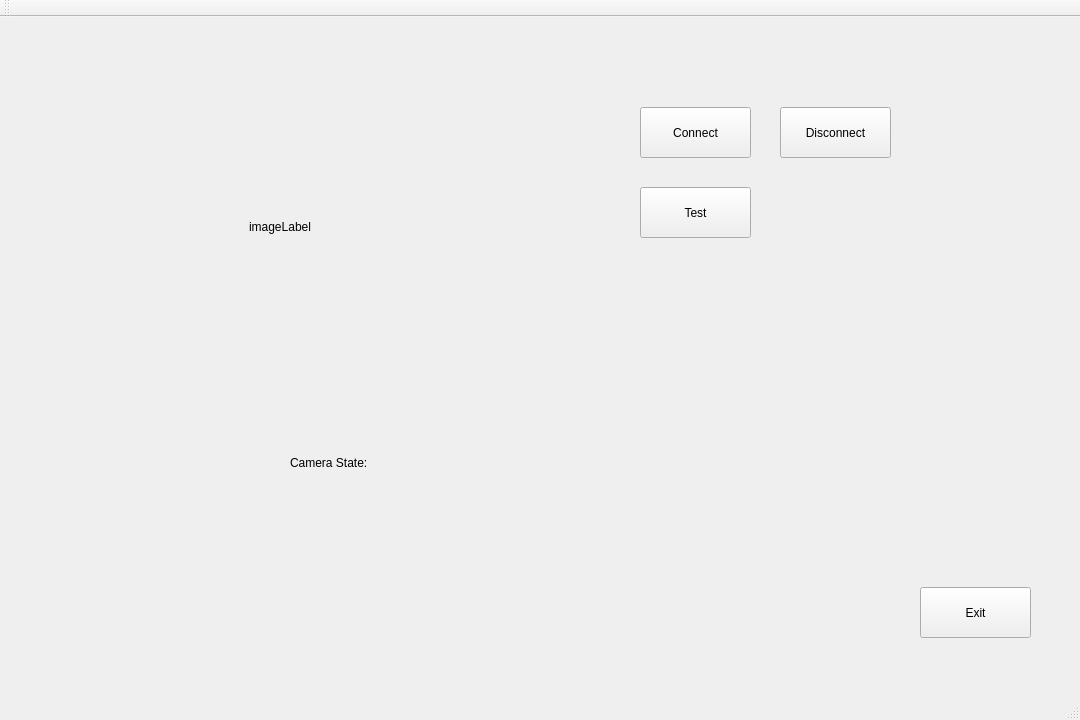
<?xml version="1.0" encoding="UTF-8"?>
<ui version="4.0">
 <class>ViewerClass</class>
 <widget class="QMainWindow" name="ViewerClass">
  <property name="geometry">
   <rect>
    <x>0</x>
    <y>0</y>
    <width>1080</width>
    <height>720</height>
   </rect>
  </property>
  <property name="windowTitle">
   <string>Viewer</string>
  </property>
  <property name="autoFillBackground">
   <bool>false</bool>
  </property>
  <widget class="QWidget" name="centralWidget">
   <widget class="QPushButton" name="connectButton">
    <property name="geometry">
     <rect>
      <x>640</x>
      <y>90</y>
      <width>111</width>
      <height>51</height>
     </rect>
    </property>
    <property name="text">
     <string>Connect</string>
    </property>
   </widget>
   <widget class="QPushButton" name="exitButton">
    <property name="geometry">
     <rect>
      <x>920</x>
      <y>570</y>
      <width>111</width>
      <height>51</height>
     </rect>
    </property>
    <property name="text">
     <string>Exit</string>
    </property>
   </widget>
   <widget class="QPushButton" name="testButton">
    <property name="geometry">
     <rect>
      <x>640</x>
      <y>170</y>
      <width>111</width>
      <height>51</height>
     </rect>
    </property>
    <property name="text">
     <string>Test</string>
    </property>
   </widget>
   <widget class="QLabel" name="label">
    <property name="geometry">
     <rect>
      <x>410</x>
      <y>420</y>
      <width>131</width>
      <height>51</height>
     </rect>
    </property>
    <property name="text">
     <string/>
    </property>
   </widget>
   <widget class="QPushButton" name="stopButton">
    <property name="geometry">
     <rect>
      <x>780</x>
      <y>90</y>
      <width>111</width>
      <height>51</height>
     </rect>
    </property>
    <property name="text">
     <string>Disconnect</string>
    </property>
   </widget>
   <widget class="QLabel" name="imageLabel">
    <property name="geometry">
     <rect>
      <x>40</x>
      <y>30</y>
      <width>480</width>
      <height>360</height>
     </rect>
    </property>
    <property name="text">
     <string>imageLabel</string>
    </property>
    <property name="alignment">
     <set>Qt::AlignCenter</set>
    </property>
   </widget>
   <widget class="QLabel" name="label_2">
    <property name="geometry">
     <rect>
      <x>290</x>
      <y>420</y>
      <width>121</width>
      <height>51</height>
     </rect>
    </property>
    <property name="text">
     <string>Camera State:</string>
    </property>
   </widget>
  </widget>
  <widget class="QMenuBar" name="menuBar">
   <property name="geometry">
    <rect>
     <x>0</x>
     <y>0</y>
     <width>1080</width>
     <height>26</height>
    </rect>
   </property>
  </widget>
  <widget class="QToolBar" name="mainToolBar">
   <attribute name="toolBarArea">
    <enum>TopToolBarArea</enum>
   </attribute>
   <attribute name="toolBarBreak">
    <bool>false</bool>
   </attribute>
  </widget>
  <widget class="QStatusBar" name="statusBar"/>
 </widget>
 <layoutdefault spacing="6" margin="11"/>
 <resources>
  <include location="Viewer.qrc"/>
 </resources>
 <connections/>
</ui>
